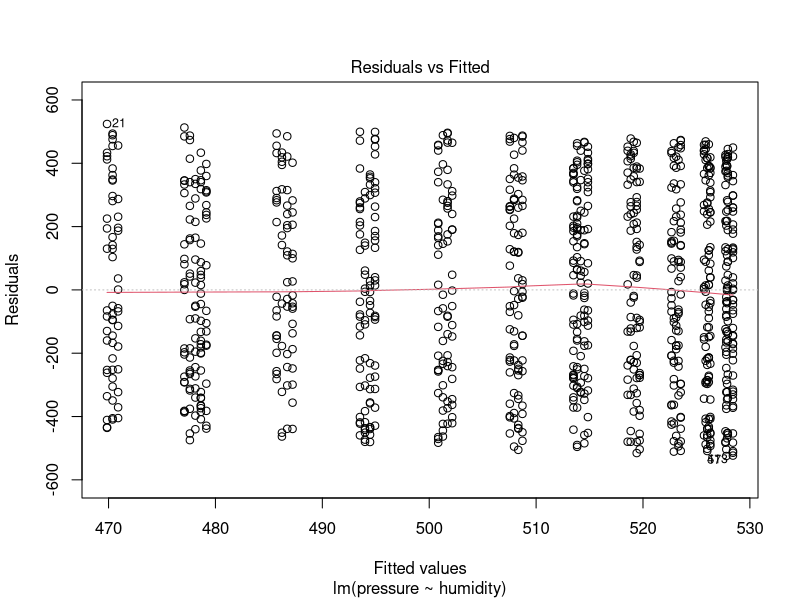
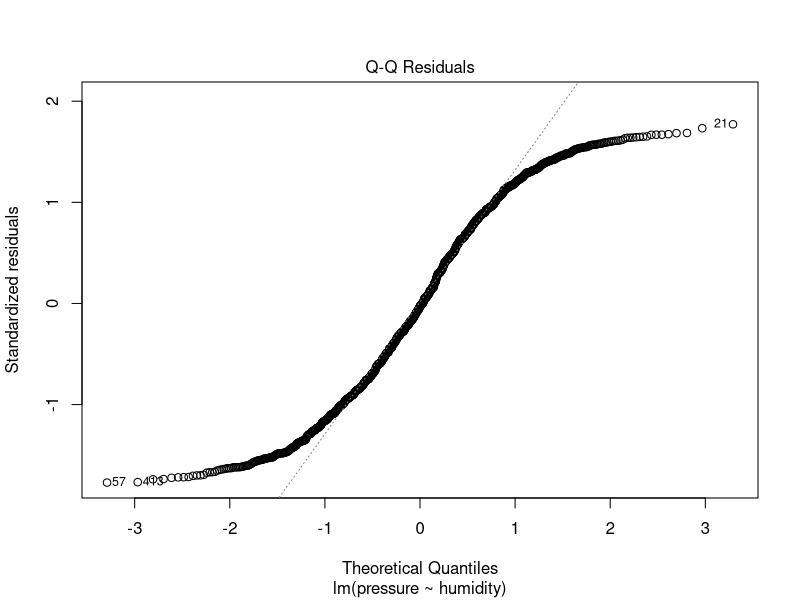
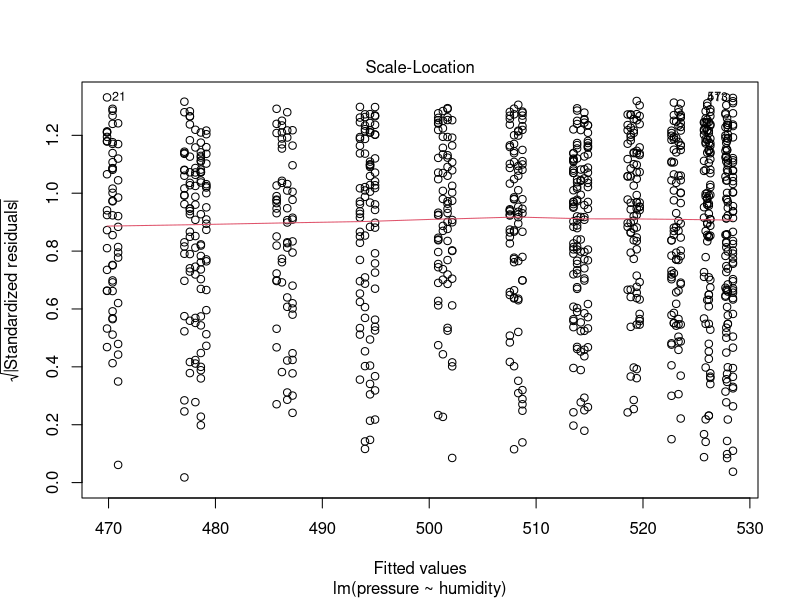
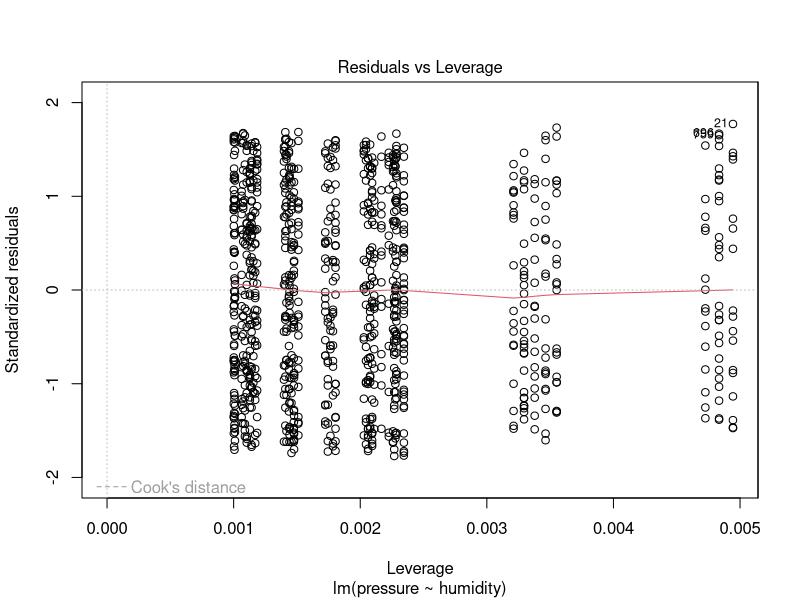

R code for these plots, in order: (Note: this script raises an error after producing the figures.)
## ---- chunk 1
knitr::opts_chunk$set(echo = TRUE)
## ---- chunk 2
library(ROCR)
library(class)

data.df <- read.csv("fake_data.csv")
set.seed(12345)
data.size <- nrow(data.df)
train.size <- .80
num.test.labels <- data.size*(1-train.size)


data.df$weather <- as.factor(data.df$weather)
levels(data.df$weather) <- c("Cloudy", "Sunny")

normalize.it <- function(vec) {
    y <- (vec - min(vec))/(max(vec) - min(vec))
    y
}
    
weather.lst <- lapply(data.df[ , 3:6], normalize.it)
data.weather.normed <- data.frame(weather.lst)
summary(data.weather.normed)

train.row.nums <- sample(1:data.size, data.size*train.size, replace = FALSE)
train.data <- subset(data.weather.normed[train.row.nums, ])

test.row.nums <- setdiff(1:data.size, train.row.nums)
test.data <- subset(data.weather.normed[test.row.nums, ])

class.labels <- data.df$weather[train.row.nums]
true.labels <- data.df$weather[test.row.nums]

knn.predict <- knn(train.data, test.data, class.labels, k=2)

num.incorrect.labels <- sum(knn.predict != true.labels)
misc.rate <- num.incorrect.labels/num.test.labels
misc.rate

conf.matrix <- table(knn.predict, true.labels)
conf.matrix
## ---- chunk 3
fit.weather <- lm(pressure~humidity, data=data.df[,-1])
summary(fit.weather)
plot(fit.weather)
actual.scores <- as.data.frame(test.data$pressure)
fit.predicted <- predict(fit.weather, actual.scores, interval = "predict")
summary(fit.predicted)

fit2.weather <- lm(temp~., data = data.df[,-c(1,2)])
summary(fit2.weather)
actual.scores2 <- as.data.frame(test.data$temp)
fit.predicted2 <- predict(fit2.weather, actual.scores2, interval = "predict")
## ---- chunk 4
weather.vec <- scan("fake_data.csv")
weather.ts <- ts(weather.vec, frequency = 12, start = c(2018, 2))
plot(weather.ts)

## ---- chunk 5
